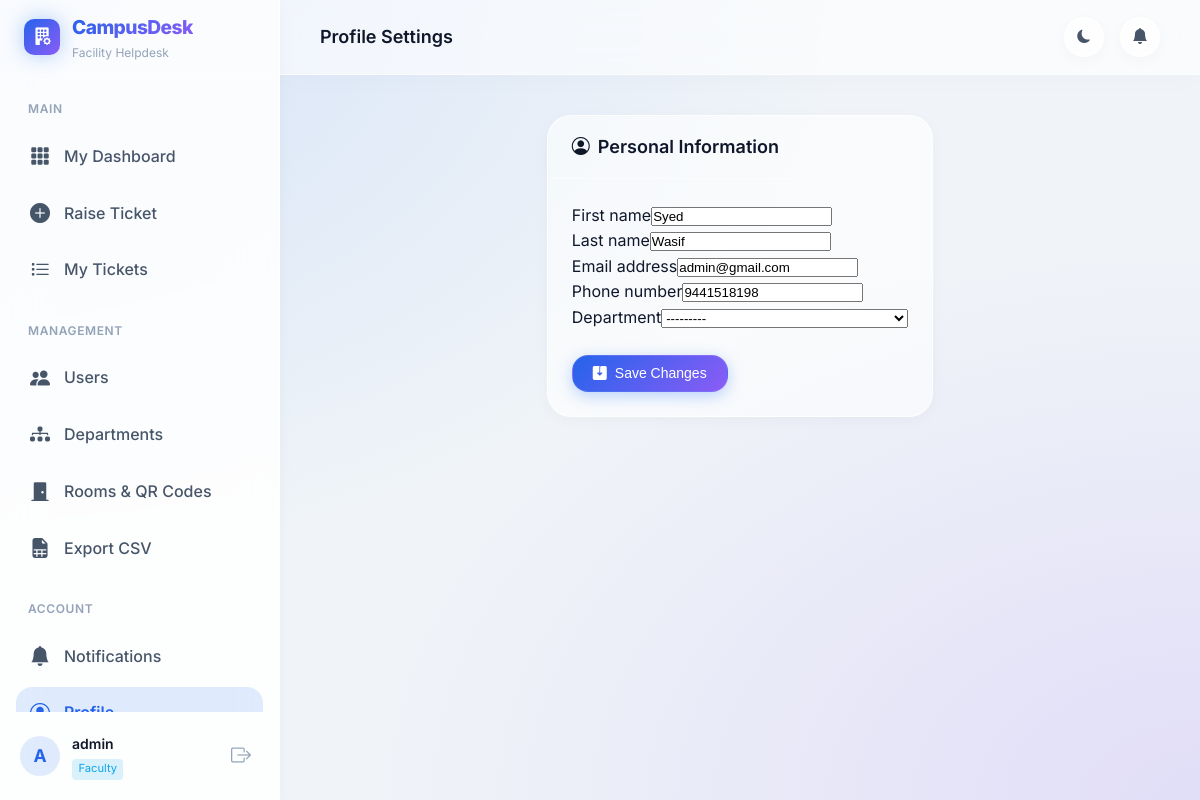
The app's page /accounts/profile/ (signed in) with its own data.
### accounts/models.py (models this page shows, shortened)
class CustomUser(AbstractUser):
    ROLE_CHOICES = (
        ('ADMIN', 'Admin'),
        ('FACULTY', 'Faculty'),
        ('ATTENDER', 'Attender'),
    )
    role = models.CharField(max_length=15, choices=ROLE_CHOICES, default='FACULTY')
    phone_number = models.CharField(max_length=15, blank=True, null=True)
    department = models.ForeignKey(
        'tickets.Department',
        on_delete=models.SET_NULL,
        null=True,
        blank=True,
        related_name='users'
    )
    @property
    def is_admin_role(self):
        return self.role == 'ADMIN' or self.is_superuser

### accounts/views.py (the view)
# urls.py: path('profile/', views.profile_view, name='profile'),
@login_required
def profile_view(request):
    if request.method == 'POST':
        form = ProfileUpdateForm(request.POST, instance=request.user)
        if form.is_valid():
            form.save()
            messages.success(request, "Your profile has been updated successfully!")
            return redirect('accounts:profile')
    else:
        form = ProfileUpdateForm(instance=request.user)
    return render(request, 'accounts/profile.html', {'form': form})

### accounts/forms.py
class ProfileUpdateForm(forms.ModelForm):
    class Meta:
        model = CustomUser
        fields = ('first_name', 'last_name', 'email', 'phone_number', 'department')
    def __init__(self, *args, **kwargs):
        super().__init__(*args, **kwargs)
        self.fields['email'].required = True
        self.fields['first_name'].required = True
        self.fields['last_name'].required = True
        self.fields['department'].queryset = Department.objects.all()
        self.fields['department'].required = False

### tickets/models.py (called while the page is built)
    def __str__(self):
        return f"{self.name} ({self.code})"

### templates/accounts/profile.html (shortened to what this page needs)
{% extends 'base_dashboard.html' %}
{% load django_bootstrap5 %}
{% block nav_profile %}active{% endblock %}
{% block page_title %}Profile Settings{% endblock %}
{% block content %}
<div class="content-grid" style="grid-template-columns: 1fr;">
    <div class="card" style="max-width: 600px; margin: 0 auto;">
        <div class="card-header">
            <h2 class="card-title"><i class="bi bi-person-circle"></i> Personal Information</h2>
        </div>
        <div class="card-body">
            <form method="post">
                {% bootstrap_form form %}
                <div class="mt-4 text-end">
                    <button type="submit" class="btn btn-primary">
                        <i class="bi bi-save2-fill"></i> Save Changes
                    </button>
                </div>
            </form>
        </div>
    </div>
</div>
{% endblock %}

### templates/base_dashboard.html (shortened to what this page needs)
{% load static %}
<!DOCTYPE html>
<html lang="en" data-theme="dark">
<head>
    <link rel="stylesheet" href="https://cdn.jsdelivr.net/npm/bootstrap-icons@1.11.3/font/bootstrap-icons.min.css">
    <link rel="stylesheet" href="{% static 'css/dashboard.css' %}">
</head>
<body>
<aside class="sidebar" id="sidebar">
    <div class="sidebar-brand">
        <div class="brand-icon">
            <i class="bi bi-building-fill-gear"></i>
        </div>
        <div class="brand-text">
            <span class="brand-name">CampusDesk</span>
            <span class="brand-tagline">Facility Helpdesk</span>
        </div>
    </div>
    <nav class="sidebar-nav">
        <div class="nav-section">
            <span class="nav-section-label">Main</span>
            {% if user.role == 'FACULTY' %}
            <a href="{% url 'dashboard:faculty_dashboard' %}" class="nav-item {% block nav_faculty %}{% endblock %}">
                <i class="bi bi-grid-3x3-gap-fill nav-icon"></i>
                <span>My Dashboard</span>
            </a>
            <a href="{% url 'tickets:raise_ticket' %}" class="nav-item {% block nav_raise %}{% endblock %}">
                <i class="bi bi-plus-circle-fill nav-icon"></i>
                <span>Raise Ticket</span>
            </a>
            <a href="{% url 'tickets:ticket_list' %}" class="nav-item {% block nav_list %}{% endblock %}">
                <i class="bi bi-list-task nav-icon"></i>
                <span>My Tickets</span>
            </a>
            {% endif %}
        </div>
        {% if user.is_admin_role %}
        <div class="nav-section">
            <span class="nav-section-label">Management</span>
            <a href="{% url 'accounts:manage_users' %}" class="nav-item {% block nav_users %}{% endblock %}">
                <i class="bi bi-people-fill nav-icon"></i>
                <span>Users</span>
            </a>
            <a href="{% url 'tickets:manage_departments' %}" class="nav-item {% block nav_depts %}{% endblock %}">
                <i class="bi bi-diagram-3-fill nav-icon"></i>
                <span>Departments</span>
            </a>
            <a href="{% url 'tickets:manage_rooms' %}" class="nav-item {% block nav_rooms %}{% endblock %}">
                <i class="bi bi-door-closed-fill nav-icon"></i>
                <span>Rooms & QR Codes</span>
            </a>
            <a href="{% url 'dashboard:export_tickets' %}" class="nav-item">
                <i class="bi bi-file-earmark-spreadsheet-fill nav-icon"></i>
                <span>Export CSV</span>
            </a>
        </div>
        {% endif %}
        <div class="nav-section">
            <span class="nav-section-label">Account</span>
            <a href="{% url 'dashboard:notifications' %}" class="nav-item {% block nav_notifs %}{% endblock %}">
                <i class="bi bi-bell-fill nav-icon"></i>
                <span>Notifications</span>
            </a>
            <a href="{% url 'accounts:profile' %}" class="nav-item {% block nav_profile %}{% endblock %}">
                <i class="bi bi-person-circle nav-icon"></i>
                <span>Profile</span>
            </a>
        </div>
    </nav>
    <div class="sidebar-footer">
        <div class="user-info">
            <div class="user-avatar">{{ user.username|first|upper }}</div>
            <div class="user-details">
                <span class="user-name">{{ user.username }}</span>
                <span class="user-role role-badge role-{{ user.role|lower }}">{{ user.get_role_display }}</span>
            </div>
        </div>
        <form method="post" action="{% url 'accounts:logout' %}">
            <button type="submit" class="logout-btn" title="Logout">
                <i class="bi bi-box-arrow-right"></i>
            </button>
        </form>
    </div>
</aside>
<div class="main-wrapper">
    <header class="topbar">
        <div class="topbar-title">
            {% block page_title %}Dashboard{% endblock %}
        </div>
        <div class="topbar-actions">
            <button class="icon-btn" id="themeToggle" title="Toggle theme">
                <i class="bi bi-moon-fill" id="themeIcon"></i>
            </button>
            <a href="{% url 'dashboard:notifications' %}" class="icon-btn notif-btn" title="Notifications">
                <i class="bi bi-bell-fill"></i>
            </a>
        </div>
    </header>
    <main class="main-content">
        {% block content %}{% endblock %}
    </main>
</div>
</body>
</html>

### records on screen
CustomUser: username|first "A", username "admin", role "Faculty", first_name "Syed", last_name "Wasif", email "admin@gmail.com", phone_number "9441518198", department "---------"
